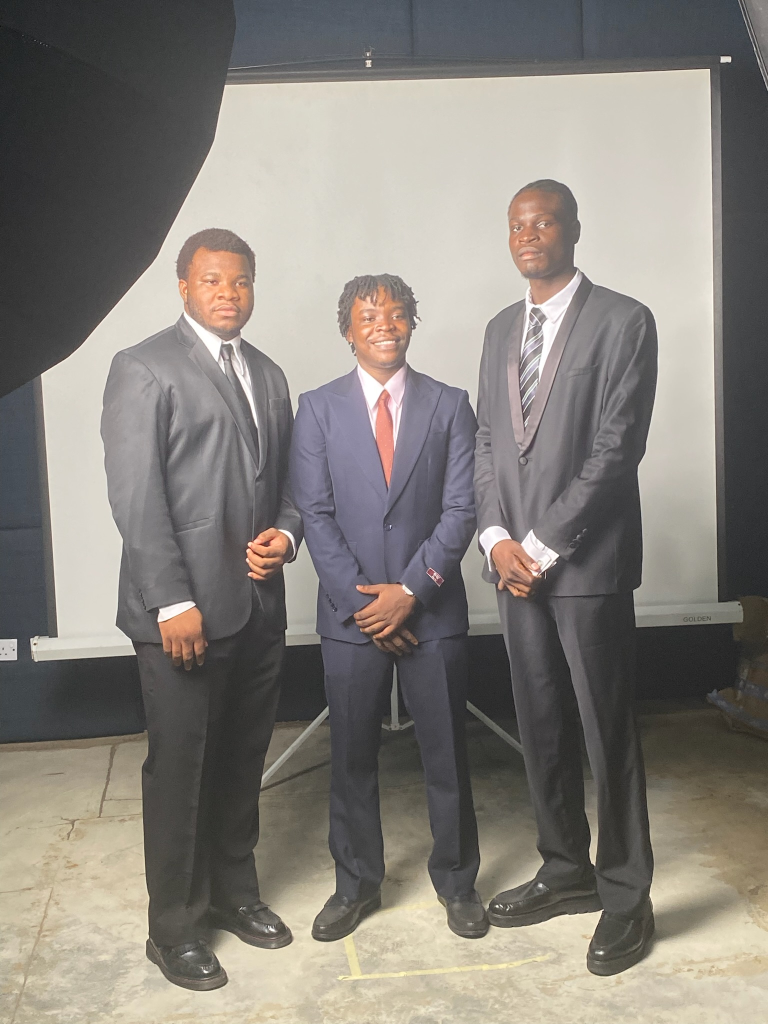
#> input picture images/image1.jpeg, 1536 x 2048 px (shown at 1/2 size)
$ jupyter execute practice-2.ipynb
#> lines starting #> are read from the running program, lines starting #| are printed output that depends on the picture
## Arithmetic Operations on Images

[cell 1]
# Program to illustrate arithmetic operation of addition

import cv2

image1 = cv2.imread("../images/image1.jpeg")
#> image1 is the input picture: shape (2048, 1536, 3); mean B, G, R 122.4, 128.6, 133.5
image2 = cv2.imread("../images/image2.jpeg")
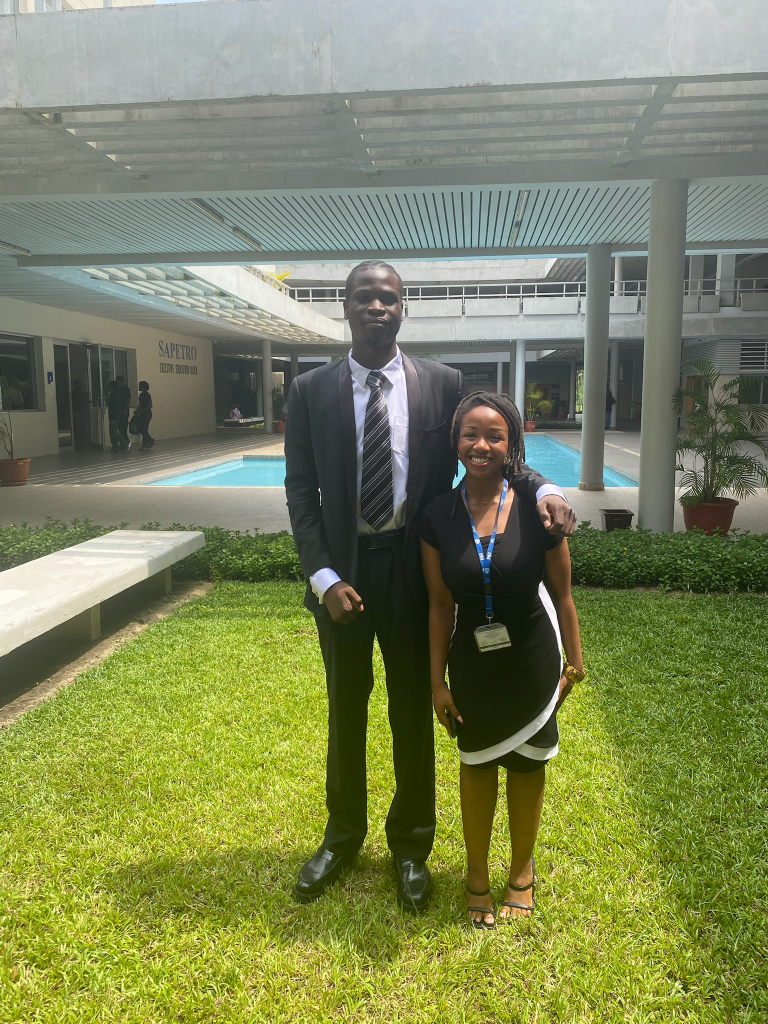
#> input picture images/image2.jpeg, 1536 x 2048 px (shown at 1/2 size)
#> image2 is the input picture: shape (2048, 1536, 3); mean B, G, R 91.6, 134.3, 126.2

# Resize the image
image1 = cv2.resize(image1, (500, 400))
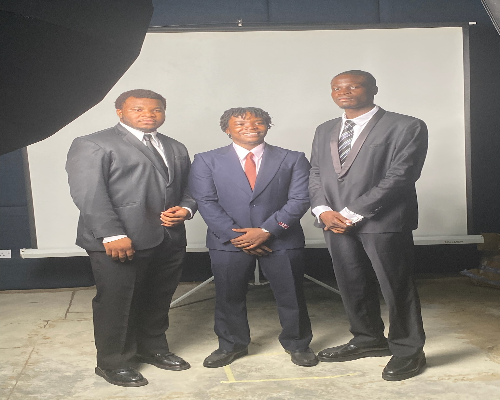
#> image1: shape (400, 500, 3); mean B, G, R 122.3, 128.5, 133.4
image2 = cv2.resize(image2, (500, 400))
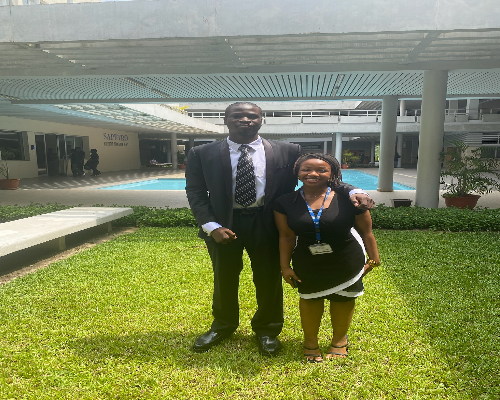
#> image2: shape (400, 500, 3); mean B, G, R 91.5, 134.2, 126.1

# cv2.addWeighted with applied parameters

addImage = cv2.addWeighted(image1, 0.5, image2, 0.6, 0)
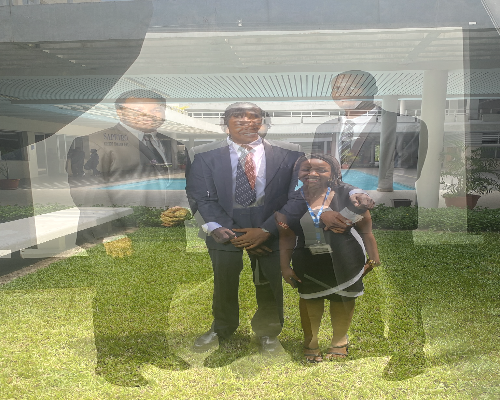
#> addImage: shape (400, 500, 3); mean B, G, R 116.1, 144.8, 142.3

#sub = cv2.subtract(image1, image2)

# window showing output image

cv2.imshow("Weighted Image", addImage)

# Deallocate any associated memory usage
if cv2.waitKey(0) & 0xff == 27:
#> (key Esc is pressed here)
    cv2.destroyAllWindows()
